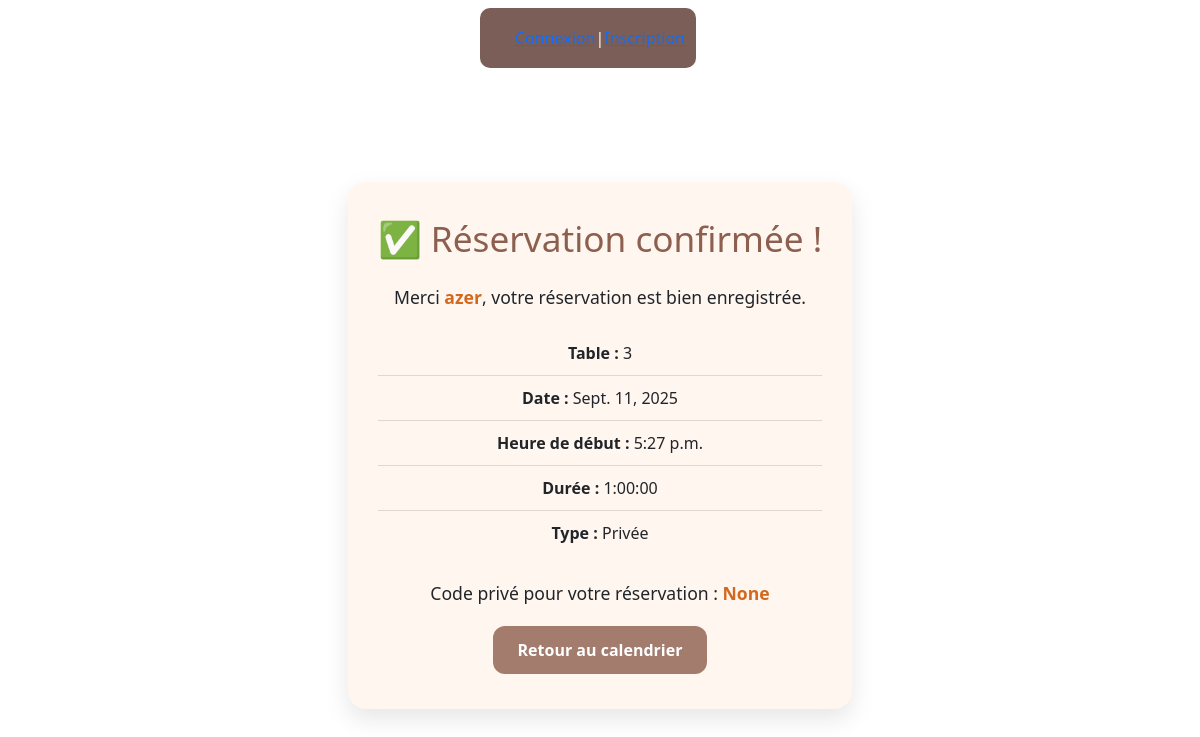
The app's page /booking-confirmation/1/ with its own data.
### tables_app/models.py (models this page shows, shortened)
class Booking(models.Model):
    date = models.DateField(default=timezone.now)
    start_time = models.TimeField()
    duration = models.DurationField(help_text="Durée (HH:MM:SS)")
    booking_type = models.CharField(max_length=10, choices=BookingType.choices)
    table = models.ForeignKey("Table", on_delete=models.CASCADE)
    main_customer = models.ForeignKey(settings.AUTH_USER_MODEL, on_delete=models.CASCADE, related_name='bookings')
    code = models.CharField(max_length=10, blank=True, null=True)  # ajout du code

class Table(models.Model):
    number_table = models.IntegerField(unique=True)
    capacity_table = models.IntegerField()
    state_table = models.CharField(max_length=10, choices=TableEtat.choices, default=TableEtat.LIBRE)
    game_table = models.ForeignKey("Game", null=True, blank=True, on_delete=models.SET_NULL)
    code_table = models.CharField(max_length=20, null=True, blank=True)
    customer_table = models.ManyToManyField(settings.AUTH_USER_MODEL,
                                            blank=True,
                                            related_name='joined_tables')

### users_app/models.py (models this page shows, shortened)
class User(AbstractUser):
    username = models.EmailField(unique=True)
    pseudo = models.CharField(max_length=50, unique=True)
    phone = models.CharField(max_length=20, blank=True, null=True)
    favorite_games = models.ManyToManyField("tables_app.Game", blank=True, related_name='fans')

### tables_app/views.py (the view)
# urls.py: path('booking-confirmation/<int:booking_id>/', views.booking_confirmation, name='booking_confirmation'),
def booking_confirmation(request, booking_id):
    booking = get_object_or_404(Booking, id=booking_id)
    return render(request, "tables_app/booking_confirmation.html", {
        "booking": booking
    })

### tables_app/templates/tables_app/booking_confirmation.html (shortened to what this page needs)
{% extends "base.html" %}
{% load static %}
{% block content %}
<div class="confirmation-container">
    <h1>✅ Réservation confirmée !</h1>
    <p>Merci <strong>{{ booking.main_customer.pseudo }}</strong>, votre réservation est bien enregistrée.</p>
    <ul>
        <li><strong>Table :</strong> {{ booking.table.number_table }}</li>
        <li><strong>Date :</strong> {{ booking.date }}</li>
        <li><strong>Heure de début :</strong> {{ booking.start_time }}</li>
        <li><strong>Durée :</strong> {{ booking.duration }}</li>
        <li><strong>Type :</strong> {{ booking.get_booking_type_display }}</li>
    </ul>
{% if booking.booking_type == "privée" %}
    <p>Code privé pour votre réservation : <strong>{{ booking.code }}</strong></p>
{% endif %}
    <a href="{% url 'tables_app:calendar' %}?date={{ booking.date }}" class="btn btn-primary"> Retour au calendrier</a>
</div>
{% endblock %}

### tables_app/static/css/style.css (style rules this page uses)
body { font-family: 'Poppins', Arial, sans-serif; background-color: #f8f4f0; color: #4b3f35; margin: 0; min-height: 100vh; display: flex; flex-direction: column; align-items: center; line-height: 1.6; }
h1, h2, h3 { color: #5a4337; margin-bottom: 20px; }
h1 { font-size: 2.5rem; }
button, .btn, a.btn { display: inline-block; padding: 12px 25px; border: none; border-radius: 12px; background: #a37c6e; color: white; font-weight: bold; cursor: pointer; transition: 0.3s; text-decoration: none; }
.confirmation-container { max-width: 550px; margin: 60px auto; padding: 35px 30px; background-color: #fff6f0; border-radius: 18px; box-shadow: 0 10px 25px rgba(0,0,0,0.1); text-align: center; }
.confirmation-container h1 { font-size: 2.2rem; color: #8c5f4e; margin-bottom: 25px; }
.confirmation-container p { font-size: 1.1rem; margin-bottom: 20px; }
.confirmation-container ul { list-style: none; padding: 0; margin-bottom: 25px; }
.confirmation-container ul li { font-size: 1rem; padding: 10px 0; border-bottom: 1px solid #e0d8cf; }
.confirmation-container ul li:last-child { border-bottom: none; }
.confirmation-container a.btn { background-color: #a37c6e; color: white; padding: 12px 25px; font-size: 1rem; }
.confirmation-container p strong { color: #d2691e; }

### records on screen
Booking: main_customer.pseudo "azer", table.number_table "3", date "Sept. 11, 2025", start_time "5:27 p.m.", duration "1:00:00", booking_type "Privée", code "None"
